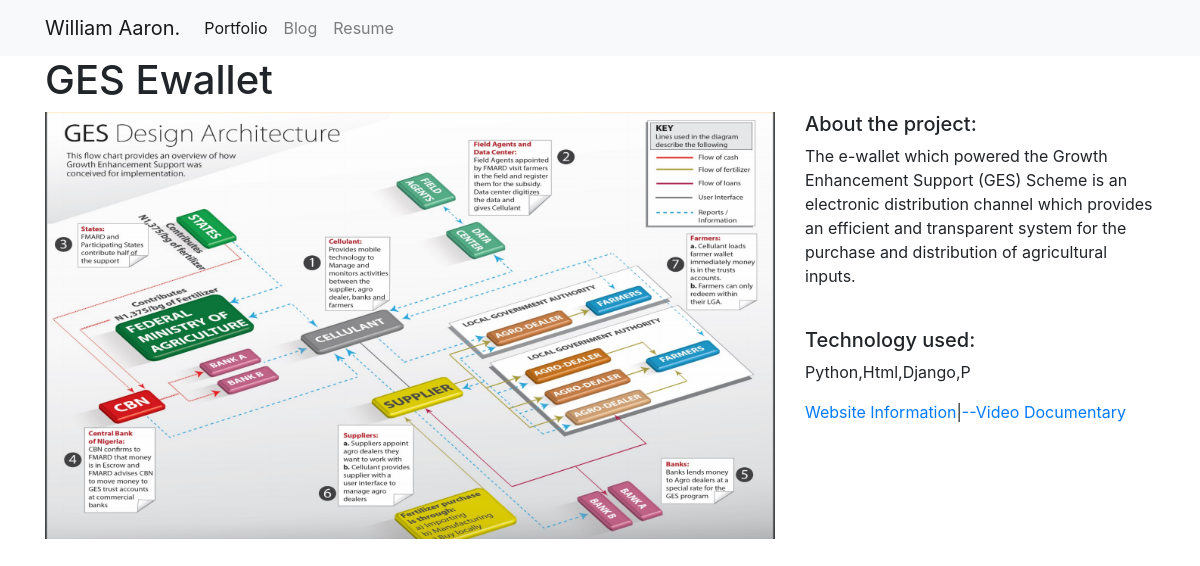
Screenshot of /projects/13/ with the database file from the repository.
### projects/models.py (models this page shows)
class Project(models.Model):
    title = models.CharField(max_length=100)
    description = models.TextField()
    technology = models.CharField(max_length=600)
    web_link = models.CharField(max_length=600,null=True, blank=True)
    video_link = models.CharField(max_length=600,null=True, blank=True)
    image = models.ImageField(upload_to="images/")

### projects/views.py (the view)
# urls.py: path("<int:pk>/", views.project_detail, name="project_detail"),
def project_detail(request, pk):
    project = Project.objects.get(pk=pk)
    context = {
        'project': project
    }
    return render(request, 'project_detail.html', context)

### projects/templates/project_detail.html
{% extends "base.html" %}
{% block page_content %}
<h1>{{ project.title }}</h1>
<div class="row">
    <div class="col-md-8">
        <img src = "{{ project.image.url }}" alt="" width="100%">
    </div>
    <div class="col-md-4">
        <h5>About the project:</h5>
        <p>{{ project.description }}</p>
        <br>
        <h5>Technology used:</h5>
        <p>{{ project.technology }}</p>
        <p>
            <a href="{{ project.web_link }}">Website Information</a>|<a href="{{ project.video_link }}">--Video Documentary </a>
        </p>
    </div>
</div>
{% endblock %}

### rows the page displays
Project: title "GES Ewallet", image (picture), description "The e-wallet which powered the Growth Enhancement Support (GES) Scheme is an electronic distribution channel which provides an efficient and transparent system for the purchase and distribution of agricultural inputs.", technology "Python,Html,Django,P"
